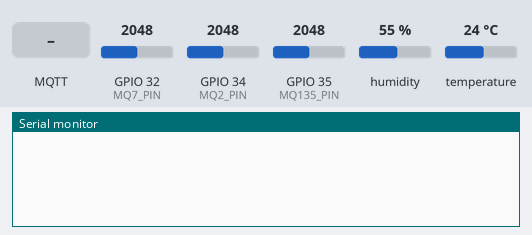
Bench run of a sketch on a simulated ESP32. Shown: the last lines printed to the serial monitor. Inputs (shaded band) come from the test bench; at power-on: GPIO 32 (MQ7_PIN) = 2048, GPIO 34 (MQ2_PIN) = 2048, GPIO 35 (MQ135_PIN) = 2048, humidity 55 %, temperature 24 °C (analog values on the 0–4095 scale). WiFi joins after 1.5 s; servers stay silent unless stated; no MQTT or app messages arrive unless stated.

Above: at 3.0 s.
3.1 s: MQTT message "0" arrives on the first subscribed topic
At 7.9 s:
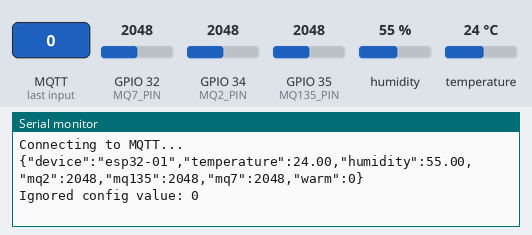
8.4 s: MQTT message "5" arrives on the first subscribed topic
At 9.1 s:
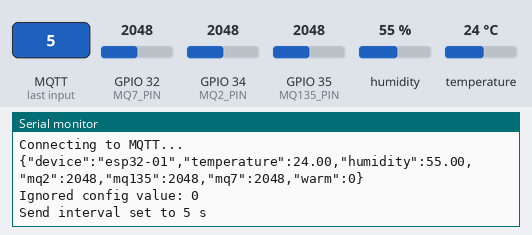
9.9 s: MQTT message "on" arrives on the first subscribed topic
At 10.2 s:
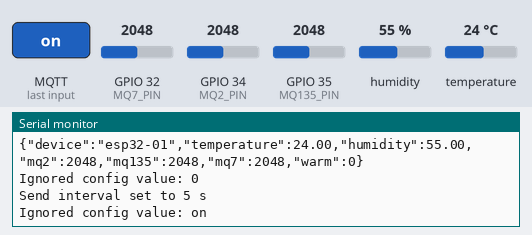
11.4 s: MQTT message "off" arrives on the first subscribed topic
At 11.8 s:
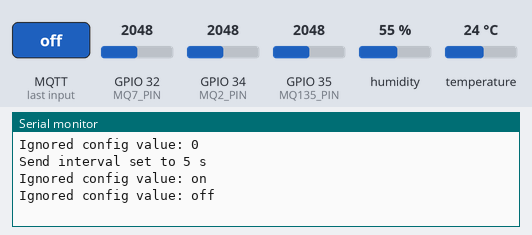

Measured:
- after the input at 3.1 s, the serial monitor: prints a new line after 3.9 s (image 1)
- after the input at 8.4 s, the serial monitor: prints a new line at once (image 2)
- after the input at 9.9 s, the serial monitor: prints a new line at once (image 3)
- after the input at 11.4 s, the serial monitor: prints a new line at once (image 4)

The sketch:

esp32_forest_node.ino
```cpp
#include "secrets.h"

#define BLYNK_PRINT Serial

#include <WiFi.h>
#include <BlynkSimpleEsp32.h>
#include <PubSubClient.h>
#include <DHT.h>

#define DHTPIN    4
#define DHTTYPE   DHT22
#define MQ2_PIN   34   // ADC1, through the voltage divider
#define MQ135_PIN 35   // ADC1, through the voltage divider
#define MQ7_PIN   32   // ADC1, through the voltage divider
#define WARMUP_MS 1200000UL   // 20 min: MQ sensors read high for a long time after a cold start

char ssid[] = WIFI_SSID;
char pass[] = WIFI_PASS;
const char* MQTT_HOST = PI_MQTT_HOST;

// ---- timing -----------------------------------------------------------
const unsigned long SAMPLE_MS    = 5000UL;   // how often sensors are read (and events detected)
unsigned long sendMs             = 60000UL;  // normal publish interval; changeable over MQTT
const unsigned long FAST_HOLD_MS = 60000UL;  // stay in fast mode this long after an event
// ---- event detection (counts above the slow baseline) -------------------
const int   JUMP_MQ2   = 100;
const int   JUMP_MQ135 = 100;
const int   JUMP_MQ7   = 300;
const float EMA_ALPHA  = 0.02f;              // baseline follows slowly (~4 min at 5 s samples)

// Change the interval without reflashing, from the Pi:
//   mosquitto_pub -r -t forest/esp32-01/config -m 5     (seconds, 5..3600; -r = retained)
//   mosquitto_pub -r -n -t forest/esp32-01/config       (remove it)
const char* TOPIC_CFG = "forest/esp32-01/config";

DHT dht(DHTPIN, DHTTYPE);
WiFiClient espClient;
PubSubClient mqtt(espClient);
BlynkTimer timer;

unsigned long lastSend = 0, fastUntil = 0;
float emaMq2 = -1, emaMq135 = -1, emaMq7 = -1;

int readAnalog(int pin) {
  long sum = 0;
  for (int i = 0; i < 16; i++) { sum += analogRead(pin); delay(2); }
  return sum / 16;
}

// "null" in JSON when the value is not a number
void addFloat(char* buf, size_t n, const char* key, float v) {
  size_t len = strlen(buf);
  if (isnan(v)) snprintf(buf + len, n - len, "\"%s\":null,", key);
  else          snprintf(buf + len, n - len, "\"%s\":%.2f,", key, v);
}

void onMqtt(char* topic, byte* payload, unsigned int len) {
  char buf[12];
  if (len > sizeof(buf) - 1) len = sizeof(buf) - 1;
  memcpy(buf, payload, len);
  buf[len] = 0;
  long s = atol(buf);
  if (s >= 5 && s <= 3600) {
    sendMs = (unsigned long)s * 1000UL;
    Serial.println("Send interval set to " + String(s) + " s");
  } else {
    Serial.println("Ignored config value: " + String(buf));
  }
}

bool ensureMqtt() {
  if (mqtt.connected()) return true;
  Serial.println("Connecting to MQTT...");
  if (mqtt.connect("esp32-01")) {
    mqtt.subscribe(TOPIC_CFG);   // must be redone after every reconnect
    return true;
  }
  Serial.println("MQTT failed, rc=" + String(mqtt.state()));
  return false;
}

void publishReading(float t, float h, int mq2, int mq135, int mq7, bool warm) {
  if (isnan(h) || isnan(t)) Serial.println("DHT read failed");
  else { Blynk.virtualWrite(V0, t); Blynk.virtualWrite(V1, h); }
  Blynk.virtualWrite(V2, mq2);
  Blynk.virtualWrite(V3, mq135);
  Blynk.virtualWrite(V4, mq7);

  char payload[220];
  snprintf(payload, sizeof(payload), "{\"device\":\"esp32-01\",");
  addFloat(payload, sizeof(payload), "temperature", t);
  addFloat(payload, sizeof(payload), "humidity", h);
  size_t len = strlen(payload);
  snprintf(payload + len, sizeof(payload) - len,
           "\"mq2\":%d,\"mq135\":%d,\"mq7\":%d,\"warm\":%d}",
           mq2, mq135, mq7, warm ? 1 : 0);

  if (ensureMqtt()) {
    mqtt.publish("forest/esp32-01/readings", payload);
    Serial.println(payload);
  }
}

void sample() {
  float h = dht.readHumidity();
  float t = dht.readTemperature();
  int mq2   = readAnalog(MQ2_PIN);
  int mq135 = readAnalog(MQ135_PIN);
  int mq7   = readAnalog(MQ7_PIN);
  unsigned long now = millis();
  bool warm = now > WARMUP_MS;

  if (emaMq2 < 0) { emaMq2 = mq2; emaMq135 = mq135; emaMq7 = mq7; }

  // event = any gas well above its slow baseline (only after warm-up)
  bool event = warm && ((mq2   - emaMq2   > JUMP_MQ2)   ||
                        (mq135 - emaMq135 > JUMP_MQ135) ||
                        (mq7   - emaMq7   > JUMP_MQ7));

  if (event) {
    fastUntil = now + FAST_HOLD_MS;      // keeps extending while gas stays high
  } else {                               // baseline frozen during an event
    emaMq2   += EMA_ALPHA * (mq2   - emaMq2);
    emaMq135 += EMA_ALPHA * (mq135 - emaMq135);
    emaMq7   += EMA_ALPHA * (mq7   - emaMq7);
  }

  bool fast = (long)(fastUntil - now) > 0;
  bool due  = (lastSend == 0) || (now - lastSend >= sendMs);
  if (event || fast || due) {
    publishReading(t, h, mq2, mq135, mq7, warm);
    lastSend = now;
  }
}

void setup() {
  Serial.begin(115200);
  dht.begin();
  analogReadResolution(12);                    // 0..4095
  analogSetPinAttenuation(MQ2_PIN, ADC_11db);
  analogSetPinAttenuation(MQ135_PIN, ADC_11db);
  analogSetPinAttenuation(MQ7_PIN, ADC_11db);
  Blynk.begin(BLYNK_AUTH_TOKEN, ssid, pass);
  mqtt.setServer(MQTT_HOST, 1883);
  mqtt.setSocketTimeout(2);
  mqtt.setCallback(onMqtt);
  timer.setInterval(SAMPLE_MS, sample);
}

void loop() {
  Blynk.run();
  mqtt.loop();
  timer.run();
}
```

secrets.example.h
```cpp
#define BLYNK_TEMPLATE_ID   ""
#define BLYNK_TEMPLATE_NAME ""
#define BLYNK_AUTH_TOKEN    ""

#define WIFI_SSID    ""
#define WIFI_PASS    ""
#define PI_MQTT_HOST ""
```
